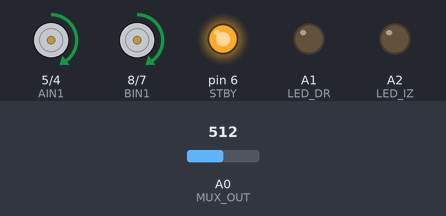
The sketch below on a simulated Arduino Uno, built with avr-gcc and run on an emulated ATmega328P. On the bench: motor-driver pin pairs drawn as motors (green arrow = first pin HIGH = forward, orange = second pin HIGH = backward, longer = more drive, scaled by the enable pin, stopped while the standby pin is LOW), output pins drawn as LEDs (lit = HIGH). Inputs (shaded band) come from the test bench; at power-on: A0 (MUX_OUT) = 512. Pins used as bus, display or sensor lines are not drawn.

Above: at 1.2 s.
1.3 s: A0 (MUX_OUT) set to 639
2.8 s: A0 (MUX_OUT) set to 668
At 4.2 s:
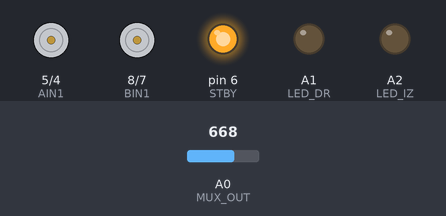
4.5 s: A0 (MUX_OUT) set to 511
At 5.3 s:
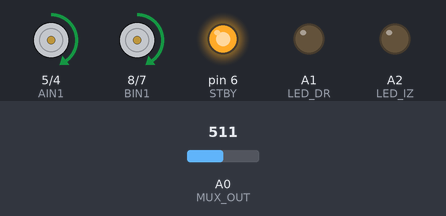
6.0 s: A0 (MUX_OUT) set to 716
At 6.1 s:
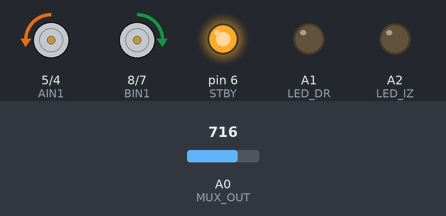
7.7 s: A0 (MUX_OUT) set to 306
At 8.9 s:
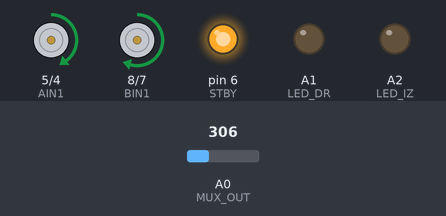
9.2 s: A0 (MUX_OUT) set to 900
At 10.4 s:
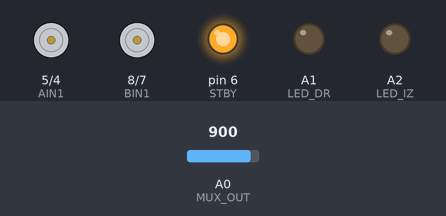
Timing chart, 0 to 11.9 s (numbered marks = the images above; inputs shaded):
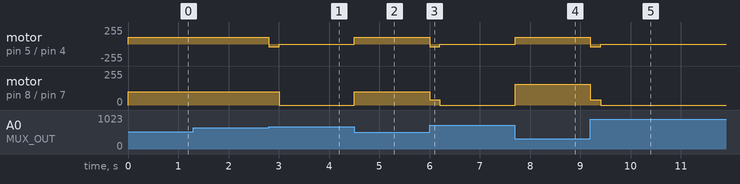

Measured:
- the behaviour switches between 649 and 650 on A0 (MUX_OUT) (found by bisection; images 0 and 1)
- after the input at 1.3 s, every drawn part: stays the same
- after the input at 2.8 s, motor on pin 5 (AIN1) / pin 4 (AIN2): forward 100/255 → backward 40/255 at once, → stopped 0.21 s later; motor on pin 8 (BIN1) / pin 7 (BIN2): forward 100/255 → stopped after 0.21 s
- after the input at 4.5 s, motor on pin 5 (AIN1) / pin 4 (AIN2), motor on pin 8 (BIN1) / pin 7 (BIN2): stopped → forward 100/255 at once
- after the input at 6.0 s, motor on pin 5 (AIN1) / pin 4 (AIN2): forward 100/255 → backward 40/255 at once, → stopped 0.21 s later; motor on pin 8 (BIN1) / pin 7 (BIN2): forward 100/255 → forward 40/255 at once, → stopped 0.21 s later
- after the input at 7.7 s, motor on pin 5 (AIN1) / pin 4 (AIN2): stopped → forward 100/255 at once; motor on pin 8 (BIN1) / pin 7 (BIN2): stopped → forward 155/255 at once
- after the input at 9.2 s, motor on pin 5 (AIN1) / pin 4 (AIN2): forward 100/255 → backward 40/255 at once, → stopped 0.21 s later; motor on pin 8 (BIN1) / pin 7 (BIN2): forward 155/255 → forward 40/255 at once, → stopped 0.21 s later

The sketch:

codigo_en_trabajo_2_seguir.ino
```cpp
// ===============================
// ===== PINES MUX + LED =====
// ===============================
//blanco
//negro
const byte S0 = A3;
const byte S1 = A4;
const byte S2 = A5;
const byte MUX_OUT = A0;
const byte LED_IZ = A2;
const byte LED_DR = A1;

// ===============================
// ===== PINES MOTOR TB6612 =====
// ===============================

#define PWMA  3
#define AIN1  5
#define AIN2  4
#define STBY  6
#define BIN1  8
#define BIN2  7
#define PWMB  11

// ===============================
// 0 = linea negra fondo blanco
// 1 = linea blanca fondo negro
// ===============================
unsigned long tiempoSinLinea = 0;
#define TIPO_LINEA 1

const int TH = 650;

int sensores[8];
const int pos_sensor[8] = { -4,-3,-2,-1,1,2,3,4 };

float pos_perdida = 5.5;
float posa = 0;

// =========================================
// PID + velocidades base
// KP  = volante del coche
// KD  = frena el volante
// -----------------------------------------
// Oscila en recta          → sube/baja KD o KP un solo valor
// Tarda en corregir        → falta KP
// Corrige pero se pasa     → sube KD
// No termina 180 grados    → baja umbralExtremo + sube Kp_extremo
// Va lento en recta        → sube vel_recta y compensa subiendo Kd_recta
// Ratios ideales KD/KP     → 1.3 a 2.0 (más → frenas/oscillas mucho)
// =========================================
float Ki = 0;

// Recta
float Kp_recta  = 120;//90
float Kd_recta  = 450;   // ratio 1.8/195
int   vel_recta = 100;//80

// Curva normal (45-90°)
float Kp_medio  = 730;//230
float Kd_medio  = 636;   // ratio 1.55//496
int   vel_media = 65;//60

// Curva 180° (semicírculo)
float Kp_extremo = 750;//380
float Kd_extremo = 920;//820
int   vel_extrema = 42;  // muy baja → no gira en inverso//40

// Umbrales de detección de curva
float umbralMedio   = 1.8;  // detecta curva antes
float umbralExtremo = 3.0;  // entra a 180° antes

// =========================================
// AMORTIGUADOR DE VELOCIDAD (error > 3)
// -----------------------------------------
// Cuando el error supera umbralExtremo, la
// velocidad baja proporcionalmente al exceso:
//   vel = vel_extrema * (1 - exceso * factorAmort)
// Limitado para no bajar de velMinCurva.
//
// Ajustes:
//   factorAmort  ↑  →  frena más agresivo
//   velMinCurva  ↑  →  más fuerza en giro cerrado
// =========================================
const float factorAmort = 0.15;  // 15 % de reducción por unidad de exceso
const int   velMinCurva = 30;    // velocidad mínima en curva extrema

// =========================================
float error = 0;
float errorAnterior = 0;
float integral = 0;

// =======================================

void setMuxChannel(byte ch){
  digitalWrite(S0, ch & 0x01);
  digitalWrite(S1, ch & 0x02);
  digitalWrite(S2, ch & 0x04);
}

// =======================================

float leerPosicion(){
  for(byte ch = 0; ch < 8; ch++){
    setMuxChannel(ch);
    delayMicroseconds(8);
    analogRead(MUX_OUT);               // lectura de descarte
    sensores[ch] = analogRead(MUX_OUT);
  }

  float sumaPos = 0;
  float cuenta  = 0;

  for(int i = 0; i < 8; i++){
    bool detecta;
    if(TIPO_LINEA == 0)
      detecta = sensores[i] > TH;
    else
      detecta = sensores[i] < TH;

    if(detecta){
      sumaPos += pos_sensor[i];
      cuenta++;
    }
  }

  float posLocal;
  if(cuenta > 0){
    posLocal = sumaPos / cuenta;
  } else {
    // Sin línea: proyecta hacia el último lado visto
    if(posa > 0)      posLocal =  pos_perdida;
    else if(posa < 0) posLocal = -pos_perdida;
    else              posLocal =  0;
  }

  posa = posLocal;
  return posLocal;
}

// =======================================

void moverMotores(int velIzq, int velDer){
  if(velIzq >= 0){
    digitalWrite(AIN1, HIGH);
    digitalWrite(AIN2, LOW);
    analogWrite(PWMA, constrain(velIzq, 0, 255));
  } else {
    digitalWrite(AIN1, LOW);
    digitalWrite(AIN2, HIGH);
    analogWrite(PWMA, constrain(-velIzq, 0, 255));
  }

  if(velDer >= 0){
    digitalWrite(BIN1, HIGH);
    digitalWrite(BIN2, LOW);
    analogWrite(PWMB, constrain(velDer, 0, 255));
  } else {
    digitalWrite(BIN1, LOW);
    digitalWrite(BIN2, HIGH);
    analogWrite(PWMB, constrain(-velDer, 0, 255));
  }
}

// =======================================

void frenarMotores(){
  digitalWrite(AIN1, LOW);
  digitalWrite(AIN2, LOW);
  analogWrite(PWMA, 0);
  digitalWrite(BIN1, LOW);
  digitalWrite(BIN2, LOW);
  analogWrite(PWMB, 0);
}

// =======================================

void setup(){
  pinMode(S0, OUTPUT);
  pinMode(S1, OUTPUT);
  pinMode(S2, OUTPUT);
  pinMode(MUX_OUT, INPUT);
  pinMode(LED_IZ, OUTPUT);
  pinMode(LED_DR, OUTPUT);

  pinMode(PWMA, OUTPUT);
  pinMode(AIN1, OUTPUT);
  pinMode(AIN2, OUTPUT);
  pinMode(PWMB, OUTPUT);
  pinMode(BIN1, OUTPUT);
  pinMode(BIN2, OUTPUT);
  pinMode(STBY, OUTPUT);

  digitalWrite(STBY, HIGH);
  Serial.begin(115200);
}

// =======================================

void loop(){

  // 1) Leer posición primero
  float posicion = leerPosicion();

  // 2) Verificar si hay línea
  bool hayLinea = false;
  for(int i = 0; i < 8; i++){
    bool detecta = (TIPO_LINEA == 0) ? sensores[i] > TH : sensores[i] < TH;
    if(detecta){ hayLinea = true; break; }
  }

  // 3) Sin línea → giro de búsqueda, sin PID
  if(!hayLinea){
    if(tiempoSinLinea == 0) tiempoSinLinea = millis();

    if(millis() - tiempoSinLinea > 200){
      frenarMotores();
      return;
    }

    int busqueda = 40;
    if(posa > 0) moverMotores( busqueda, -busqueda);
    else         moverMotores(-busqueda,  busqueda);
    delay(6);
    return;
  }

  tiempoSinLinea = 0;

  // 4) PID adaptativo con amortiguador de velocidad
  error = posicion;

  float Kp, Kd;
  int   velActual;

  if(abs(error) > umbralExtremo){

    Kp = Kp_extremo;
    Kd = Kd_extremo;

    // --- AMORTIGUADOR ---
    // Cuánto supera el umbral de 3.0
    float exceso = abs(error) - umbralExtremo;

    // Factor de reducción: máximo 50 % para no parar el robot
    float factor = 1.0 - constrain(exceso * factorAmort, 0.0, 0.5);

    velActual = (int)(vel_extrema * factor);

    // Garantiza fuerza mínima para completar el giro
    velActual = max(velActual, velMinCurva);

  } else if(abs(error) > umbralMedio){

    Kp        = Kp_medio;
    Kd        = Kd_medio;
    velActual = vel_media;

  } else {

    Kp        = Kp_recta;
    Kd        = Kd_recta;
    velActual = vel_recta;

  }

  // 5) Cálculo PID
  integral = constrain(integral + error, -50, 50);
  float derivada  = error - errorAnterior;
  float correccion = Kp*error + Kd*derivada + Ki*integral;
  correccion = constrain(correccion, -255, 255);

  errorAnterior = error;

  // 6) Aplicar corrección a cada motor
  int velIzq = velActual + correccion;
  int velDer = velActual - correccion;

  moverMotores(velIzq, velDer);
  //delay(6);
}
```
